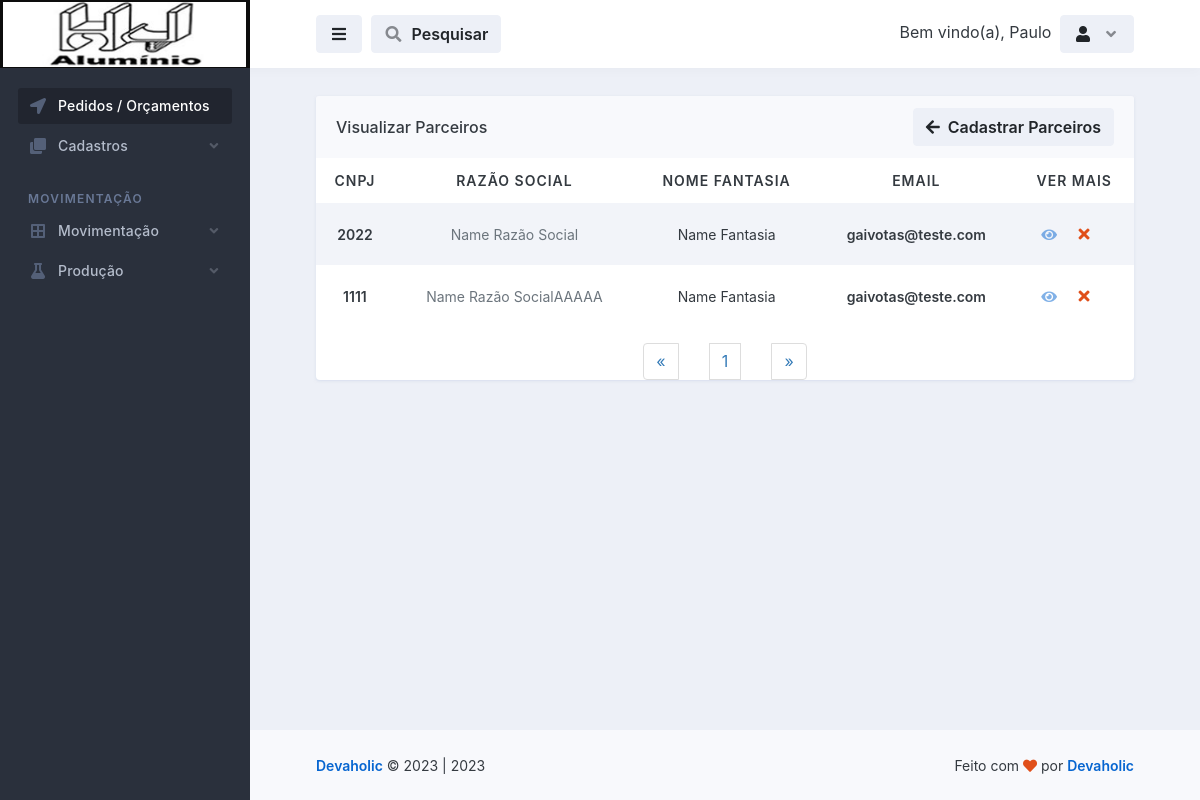
The app's page /parceiros/visualizar_parceiros.php (signed in) with its own data.
### tables this page shows
CREATE TABLE `logado` (
  `id` int(11) NOT NULL,
  `nome` varchar(50) NOT NULL,
  `email` varchar(100) NOT NULL,
  `senha` varchar(50) NOT NULL,
  `parceiro_colaborador` varchar(100) NOT NULL,
  `cpf` int(100) NOT NULL,
  `rg` int(20) NOT NULL,
  `cep` int(20) NOT NULL,
  `endereco` varchar(100) NOT NULL,
  `telefone` varchar(50) NOT NULL,
  `complemento` varchar(100) NOT NULL,
  `bairro` varchar(100) NOT NULL,
  `cidade` varchar(100) NOT NULL,
  `uf` varchar(20) NOT NULL,
  `nascimento` varchar(100) NOT NULL,
  `nivel` varchar(20) NOT NULL
);

CREATE TABLE `parceiros` (
  `id` int(11) NOT NULL,
  `razaosocial` varchar(50) NOT NULL,
  `nomefantasia` varchar(50) NOT NULL,
  `complemento` varchar(100) NOT NULL,
  `cidade` varchar(50) NOT NULL,
  `endreco` varchar(100) NOT NULL,
  `email` varchar(50) NOT NULL,
  `instagram` varchar(100) NOT NULL,
  `facebook` varchar(100) NOT NULL,
  `codigointerno` varchar(50) NOT NULL,
  `bairro` varchar(50) NOT NULL,
  `cnpj` varchar(20) NOT NULL,
  `cep` varchar(20) NOT NULL,
  `uf` varchar(20) NOT NULL,
  `ie` varchar(50) NOT NULL,
  `numero` varchar(50) NOT NULL,
  `telefone` varchar(50) NOT NULL,
  `imagem` varchar(255) NOT NULL
);

### database.php (called while the page is built, shortened)
<?php
    class database
    {
        public $server = 'localhost';
        public $user = 'root';
        public $pass = '';
        public $bdn = 'maxportas';
        public function __construct()
        {
            try{
            $this->conn = new PDO('mysql:host='.$this->server.'; dbname='.$this->bdn, $this->user, $this->pass);
            } catch(PDOException $e){
                echo "Error $e";
            }
        }
    }
?>

### controllers/controllers_parceiros.php (called while the page is built, shortened)
<?php
    include "../database.php";
class controllers_parceiros extends database
{
    public function selecionar_parceiros()
    {
        $selecionar_parceiros = $this->conn->prepare("SELECT * FROM parceiros ORDER BY id DESC");
        $selecionar_parceiros->execute();
        $resulparceiros = $selecionar_parceiros->fetchAll(PDO::FETCH_ASSOC);
        return $resulparceiros;
    }
}
?>

### parceiros/visualizar_parceiros.php (the view, shortened to what this page needs)
<?php
  $servidor = "localhost";
$usuario = "root";
$senha = "";
$dbname = "maxportas";
$conn = mysqli_connect($servidor, $usuario, $senha, $dbname);
$pagina = (isset($_GET['pagina']))? $_GET['pagina'] : 1;
$result_parceiros = "SELECT * FROM parceiros";
$resultado_parceiros = mysqli_query($conn, $result_parceiros);
$total_parceiros = mysqli_num_rows($resultado_parceiros);
$quantidade_pg = 10;
$num_pagina = ceil($total_parceiros/$quantidade_pg);
$incio = ($quantidade_pg*$pagina)-$quantidade_pg;
$result_parceiros = "SELECT * FROM parceiros limit $incio, $quantidade_pg";
$resultado_parceiros = mysqli_query($conn, $result_parceiros);
?>
<!doctype html>
<html lang="en">
  <head>
    <link rel="stylesheet" id="css-main" href="../assets/css/dashmix.min.css">
    <link rel="stylesheet" href="../assets/css/pagination.css">
  </head>
  <body>
    <div id="page-container" class="sidebar-o sidebar-dark enable-page-overlay side-scroll page-header-fixed main-content-narrow">
    <?php require_once "../template/sidebar.php" ?>
<header id="page-header">
    <div class="content-header">
    <div class="space-x-1">
        <button type="button" class="btn btn-alt-secondary" data-toggle="layout" data-action="sidebar_toggle">
        <i class="fa fa-fw fa-bars"></i>
        </button>
            <button type="button" class="btn btn-alt-secondary" data-toggle="layout" data-action="header_search_on">
              <i class="fa fa-fw opacity-50 fa-search"></i> <span class="ms-1 d-none d-sm-inline-block">Pesquisar</span>
            </button>
    </div>
    <?php require_once "../template/btn_logout.php"; ?>
    </div>
</header>
      <main id="main-container">
        <div class="content content-full content-boxed">
          <div class="row">
            <div class="col-md-12">
              <div class="block block-rounded block-mode-loading-refresh">
                <div class="block-header block-header-default">
                  <h3 class="block-title">
                    Visualizar Parceiros
                  </h3>
                  <a class="btn btn-alt-secondary" href="parceiros.php">
                    <i class="fa fa-arrow-left me-1"></i> Cadastrar Parceiros
                  </a>
                </div>
                <div class="table-responsive">
                  <table class="table table-striped table-hover table-borderless table-vcenter fs-sm">
                  <?php
                    require_once "../controllers/controllers_parceiros.php";
                    $selecionar_parceiros = new controllers_parceiros();
                    $result_parceiros = $selecionar_parceiros->selecionar_parceiros();
                    if(count($result_parceiros) > 0)
                    { ?>
                    <thead style="text-align: center;">
                      <tr class="text-uppercase">
                        <th>CNPJ</th>
                        <th>Razão Social</th>
                        <th>Nome Fantasia</th>
                        <th>Email</th>
                        <th>Ver Mais</th>
                      </tr>
                    </thead>
                    <?php } ?>
                    <tbody style="text-align: center;">
                        <?php
                            require_once "../controllers/controllers_parceiros.php";
                            $selecionar_parceiros = new controllers_parceiros();
                            $result_parceiros = $selecionar_parceiros->selecionar_parceiros();
                            if(count($result_parceiros) > 0)
                            {
                              while($row_parceiros = mysqli_fetch_assoc($resultado_parceiros)){ ?>
                                <tr style="text-align: center;">
                                  <td>
                                      <span class="fw-semibold"><?php echo $row_parceiros['cnpj']; ?></span>
                                  </td>
                                  <td>
                                    <span class="fs-sm text-muted"><?php echo $row_parceiros['razaosocial'];?></span>
                                  </td>
                                  <td>
                                    <?php echo $row_parceiros['nomefantasia']; ?>
                                  </td>
                                  <td>
                                      <span class="fw-semibold"><?php echo $row_parceiros['email']; ?></span>
                                  </td>
                                  <td class="text-center text-nowrap fw-medium" style="display: flex; justify-content: center; align-items: center;">
                                    <a href="vermais_parceiros.php?view_parceiros=<?php $idCriptografado = base64_encode($row_parceiros['id']); echo $idCriptografado;?>">
                                        <i class="fa fa-eye me-1 opacity-50"></i>
                                    </a>
                                    <?php
                                       echo "<button class='btn' onclick='abrirModal(".$row_parceiros['id'].")'><i class='fa fa-fw fa-times text-danger'></i></button>";
                                    ?>
                                  </td>
                                </tr>
                          <?php } } else
                          {
                            echo "<h1>Nenhum registo encontrado!</h1>";
                          } ?>
                    </tbody>
                  </table>
                  <?php
                    $pagina_anterior = $pagina - 1;
                    $pagina_posterior = $pagina + 1;
                  ?>
                <nav class="text-center">
                  <ul class="pagination" style="display: flex; align-items: center; justify-content: space-between; width: 20%; margin: auto;">
                    <li>
                      <?php
                      if($pagina_anterior != 0){ ?>
                        <a href="visualizar_parceiros.php?pagina=<?php echo $pagina_anterior; ?>" aria-label="Previous">
                          <span aria-hidden="true">&laquo;</span>
                        </a>
                      <?php }else{ ?>
                        <span aria-hidden="true">&laquo;</span>
                      <?php }  ?>
                    </li>
                    <?php
                    for($i = 1; $i < $num_pagina + 1; $i++){ ?>
                      <li><a href="visualizar_parceiros.php?pagina=<?php echo $i; ?>"><?php echo $i; ?></a>
                      </li>
                    <?php } ?>
                    <li>
                      <?php
                      if($pagina_posterior <= $num_pagina){ ?>
                        <a href="visualizar_parceiros.php?pagina=<?php echo $pagina_posterior; ?>" aria-label="Previous">
                          <span aria-hidden="true">&raquo;</span>
                        </a>
                      <?php }else{ ?>
                        <span aria-hidden="true">&raquo;</span>
                      <?php }  ?>
                    </li>
                  </ul>
                </nav>
                </div>
                </div>
              </div>
        </div>
      </main>
      <?php require_once "../template/footer.php" ?>
    </div>
  </body>
</html>

### template/btn_logout.php (shortened to what this page needs)
<?php
    include "../conexao-bd.php";
    $email = $_SESSION['email'];
    $selecinarUserLogado = $conn->prepare("SELECT * FROM logado WHERE email = :email");
    $selecinarUserLogado->bindValue(':email', $email);
    $selecinarUserLogado->execute();
    $row = $selecinarUserLogado->fetch(PDO::FETCH_ASSOC);
?>
<div class="space-x-1">
    <div class="dropdown d-inline-block">
        <span class="d-sm-inline-block">Bem vindo(a), <?php echo $row['nome']; ?></span>
    </div>
    <div class="dropdown d-inline-block">
    <button type="button" class="btn btn-alt-secondary" id="page-header-user-dropdown" data-bs-toggle="dropdown" aria-haspopup="true" aria-expanded="false">
        <i class="fa fa-fw fa-user"></i>
        <i class="fa fa-fw fa-angle-down opacity-50 ms-1 d-none d-sm-inline-block"></i>
    </button>
    </div>
</div>

### assets/css/pagination.css (style rules this page uses)
.pagination { display:inline-block;padding-left:0;margin:20px 0;border-radius:4px }
.pagination>li { display:inline }
.pagination>li>a,.pagination>li>span { position:relative;float:left;padding:6px 12px;margin-left:-1px;line-height:1.42857143;color:#337ab7;text-decoration:none;background-color:#fff;border:1px solid #ddd }
.pagination>li:first-child>a,.pagination>li:first-child>span { margin-left:0;border-top-left-radius:4px;border-bottom-left-radius:4px }
.pagination>li:last-child>a,.pagination>li:last-child>span { border-top-right-radius:4px;border-bottom-right-radius:4px }

### records on screen
logado: nome "Paulo"
parceiros: cnpj "2022", razaosocial "Name Razão Social", nomefantasia "Name Fantasia", email "gaivotas@teste.com"
parceiros: cnpj "1111", razaosocial "Name Razão SocialAAAAA", nomefantasia "Name Fantasia", email "gaivotas@teste.com"

### other values on screen
Date('Y') "2023"
